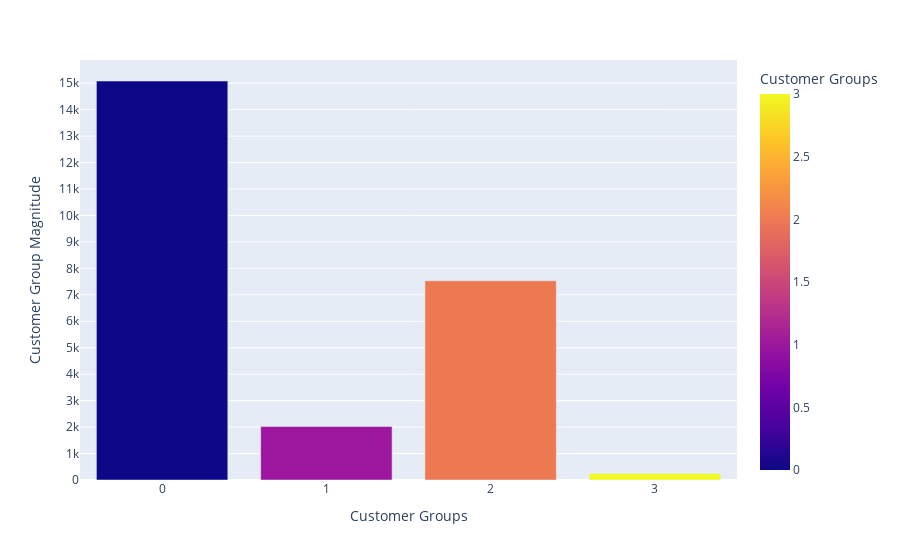

Notebook code for this chart:
### Code cell
fig = px.bar(cardinality_df, x="Customer Groups", 
             y="Customer Group Magnitude",
             color = "Customer Groups",
             category_orders = {"Customer Groups": ["0", "1", "2", "3"]})

fig.update_layout(xaxis = dict(
        tickmode = 'linear',
        tick0 = 1,
        dtick = 1),
                 yaxis = dict(
        tickmode = 'linear',
        tick0 = 1000,
        dtick = 1000))

fig.show()

### Figure 1 — Plotly figure (JSON) as saved in the notebook; plotly's stock layout.template omitted (floating-point values rounded to 4 significant figures)
{"data": [{"alignmentgroup": "True", "hovertemplate": "Customer Groups=%{marker.color}<br>Customer Group Magnitude=%{y}<extra></extra>", "legendgroup": "", "marker": {"color": [0, 2, 1, 3], "coloraxis": "coloraxis", "pattern": {"shape": ""}}, "name": "", "offsetgroup": "", "orientation": "v", "showlegend": false, "textposition": "auto", "type": "bar", "x": [0, 2, 1, 3], "xaxis": "x", "y": [15082, 7529, 2020, 243], "yaxis": "y"}], "layout": {"barmode": "relative", "coloraxis": {"colorbar": {"title": {"text": "Customer Groups"}}, "colorscale": [[0, "#0d0887"], [0.1111, "#46039f"], [0.2222, "#7201a8"], [0.3333, "#9c179e"], [0.4444, "#bd3786"], [0.5556, "#d8576b"], [0.6667, "#ed7953"], [0.7778, "#fb9f3a"], [0.8889, "#fdca26"], [1, "#f0f921"]]}, "legend": {"tracegroupgap": 0}, "margin": {"t": 60}, "xaxis": {"anchor": "y", "categoryarray": ["0", "1", "2", "3"], "categoryorder": "array", "domain": [0, 1], "dtick": 1, "tick0": 1, "tickmode": "linear", "title": {"text": "Customer Groups"}}, "yaxis": {"anchor": "x", "domain": [0, 1], "dtick": 1000, "tick0": 1000, "tickmode": "linear", "title": {"text": "Customer Group Magnitude"}}}}
